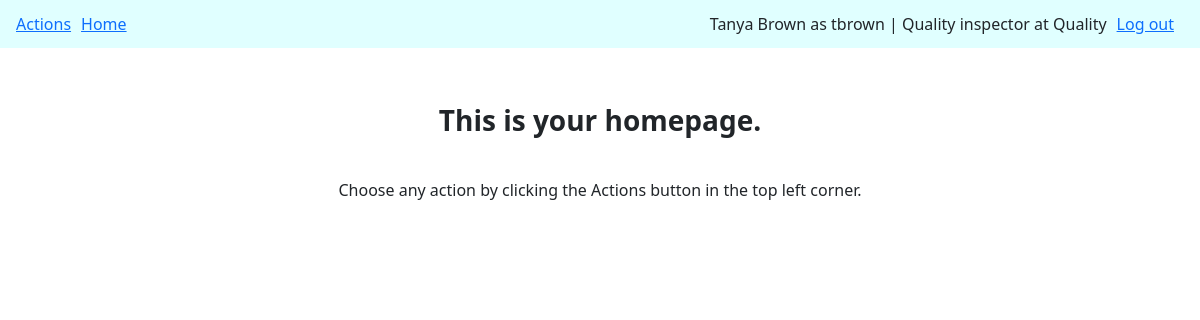
The page /home (signed in) on the database its author committed.
### tables this page shows
CREATE TABLE users (id INTEGER PRIMARY KEY AUTOINCREMENT NOT NULL, username TEXT NOT NULL UNIQUE, hash TEXT NOT NULL UNIQUE, firstname TEXT NOT NULL, lastname TEXT NOT NULL, area TEXT NOT NULL, title TEXT NOT NULL, reg DATETIME);

### app.py (the view)
@app.route("/home")
@login_required
def home():
        return render_template("home.html")

### function.py (called while the page is built)
def login_required(f):
    @wraps(f)
    def decorated_function(*args, **kwargs):
        if session.get("user_id") is None:
            return redirect("/login")
        return f(*args, **kwargs)
    return decorated_function

### helpers.py (called while the page is built)
def dict_factory(cursor, row):
    d = {}
    for idx, col in enumerate(cursor.description):
        d[col[0]] = row[idx]
    return d

### templates/home.html (shortened to what this page needs)
{% extends "layout.html" %}
{% block body %}
<p><h3><strong>This is your homepage.</strong></h3></p>
<br>
<p>Choose any action by clicking the Actions button in the top left corner.</p>
{% endblock %}

### templates/layout.html (shortened to what this page needs)
<!DOCTYPE html>
<html lang="en">
    <head>
        <link href="https://cdn.jsdelivr.net/npm/bootstrap@5.2.3/dist/css/bootstrap.min.css" rel="stylesheet">
        <link href="static\styles.css" rel="stylesheet">
    </head>
    <body>
        <div name="toolbar">
            <nav class="navbar navbar-expand-lg" style="background-color: lightcyan">
                <div class="container-fluid">
                    {% if userdata %}
                    <ul class="m-1 nav">
                        <li>
                            <a data-bs-toggle="offcanvas" href="#offcanvasExample" role="button" style="margin-right: 10px" aria-controls="offcanvasExample">Actions</a>
                        </li>
                        <li>
                            <a href="/home">Home</a>
                        </li>
                    </ul>
                    <ul class="d-flex m-1 nav">
                        <li>
                            {{ userdata["firstname"] }} {{ userdata["lastname"] }} as {{ userdata["username"] }} | {{ userdata["title"] }} at {{ userdata["area"] }}
                        </li>
                        <li>
                            <a href="/logout" style="margin: 10px">Log out</a>
                        </li>
                    </ul>
                {% endif %}
            </nav>
        </div>
        <div style="height: 20px; padding: 5px; text-align: center">
        </div>
        <div style="padding: 20px; text-align: center">
            {% block body %}
            {% endblock %}
        </div>
    </body>
</html>

### rows shown on the page
users: firstname "Tanya", lastname "Brown", username "tbrown", title "Quality inspector", area "Quality"
